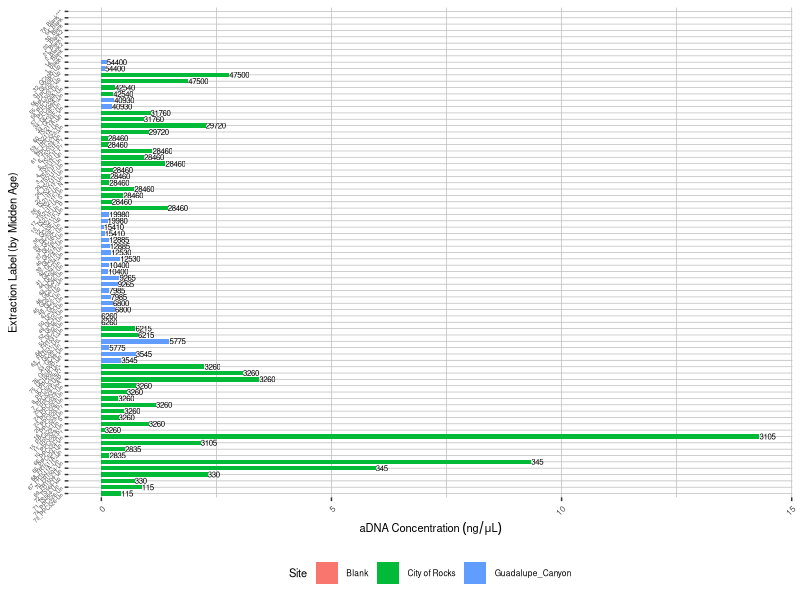
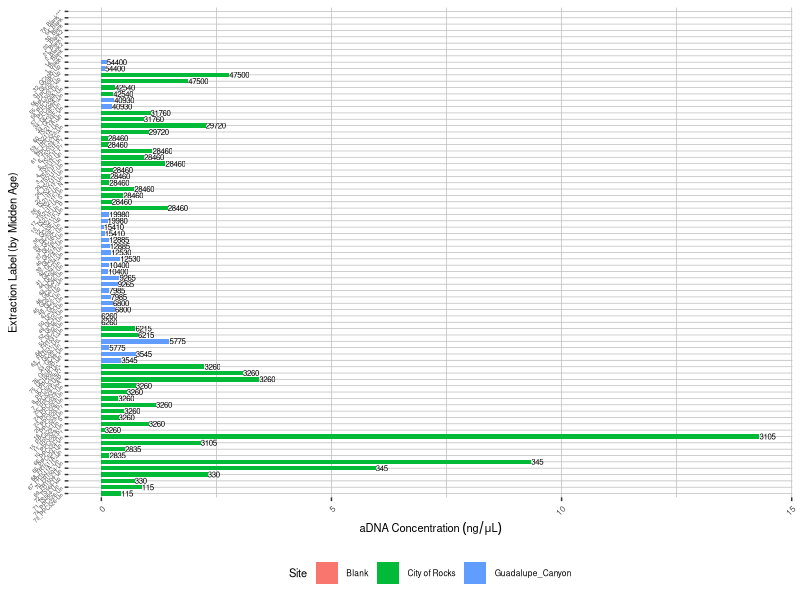

Generate these figures, in order, with R:
library(ggplot2)
library(dplyr)
library(stringr)
library(reshape2)

#Read in table of packrat information
p.data = read.delim("Files2Run/packrat_aDNA_notes.csv", sep = ",")
#Make the bioanalyzer column numeric
p.data$Bioanalyzer.conc.ng.ul <- as.numeric(as.character(p.data$Bioanalyzer.conc.ng.ul))
#Remove crazy outlier
p.data <- p.data[-19,]
op.data = p.data
#Order it by midder Age
op.data$Midden.age = as.numeric(op.data$Midden.age)
op.data = p.data[order(p.data$Midden.age),]
op.data$samName = as.character(op.data$Name)
op.data$Site = stringr::word(op.data$Midden.loc, 1, 2) %>% 
  stringr::str_replace_all(" ", "_") %>% 
  stringr::str_replace_all("Flaming_Rock", "City of Rocks") %>% 
  stringr::str_replace_all("Pinnacle_Pass", "City of Rocks") %>%
  stringr::str_replace_all("Twin_Sisters", "City of Rocks") %>%  
  tidyr::replace_na('Blank')

#Plot results
(concfig = ggplot(data = op.data, aes(x = reorder(paste(X, samName, sep = '_'), Midden.age), y = as.numeric(as.character(Qubit.conc.ng.ul)), fill = Site)) + 
  geom_col( width=0.7) + 
  coord_flip() +
  geom_text(data = op.data, aes(label=Midden.age), angle=0, vjust=0.5, hjust=0, size=2) +
  theme(axis.text.x = element_text(angle=45,hjust=1, size=6), 
        axis.text.y = element_text(angle = 45, size =4, hjust=1),
        legend.text=element_text(size=6), 
        legend.title=element_text(size=8),
        axis.title=element_text(size=8),
        panel.background = element_rect(fill = 'white', colour = 'white'),  
        panel.grid.major = element_line(size = 0.25, linetype = 'solid',colour = "gray"), 
        panel.grid.minor = element_line(size = 0.25, linetype = 'solid',colour = "gray"),
        legend.position = 'bottom') + 
  xlab("Extraction Label (by Midden Age)") + 
  ylab(bquote("aDNA Concentration" ~ (ng/mu*L)))
)

ggsave(filename = "ConcPlot.png", plot=concfig, device=NULL, height = 7.25, width = 5.25, dpi = 500)


